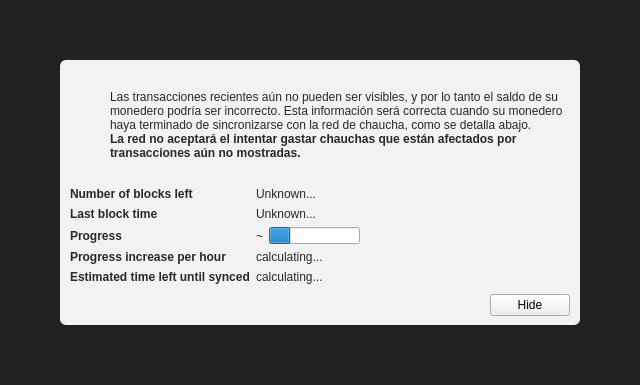
<?xml version="1.0" encoding="UTF-8"?>
<ui version="4.0">
 <class>ModalOverlay</class>
 <widget class="ModalOverlay" name="ModalOverlay">
  <property name="geometry">
   <rect>
    <x>0</x>
    <y>0</y>
    <width>640</width>
    <height>385</height>
   </rect>
  </property>
  <property name="windowTitle">
   <string>Form</string>
  </property>
  <layout class="QVBoxLayout" name="verticalLayout" stretch="0">
   <property name="sizeConstraint">
    <enum>QLayout::SetDefaultConstraint</enum>
   </property>
   <property name="leftMargin">
    <number>0</number>
   </property>
   <property name="topMargin">
    <number>0</number>
   </property>
   <property name="rightMargin">
    <number>0</number>
   </property>
   <property name="bottomMargin">
    <number>0</number>
   </property>
   <item>
    <widget class="QWidget" name="bgWidget" native="true">
     <property name="styleSheet">
      <string notr="true">#bgWidget { background: rgba(0,0,0,220); }</string>
     </property>
     <layout class="QVBoxLayout" name="verticalLayoutMain" stretch="1">
      <property name="leftMargin">
       <number>60</number>
      </property>
      <property name="topMargin">
       <number>60</number>
      </property>
      <property name="rightMargin">
       <number>60</number>
      </property>
      <property name="bottomMargin">
       <number>60</number>
      </property>
      <item>
       <widget class="QWidget" name="contentWidget" native="true">
        <property name="styleSheet">
         <string notr="true">#contentWidget { background: rgba(255,255,255,240); border-radius: 6px; }

QLabel { color: rgb(40,40,40);  }</string>
        </property>
        <layout class="QVBoxLayout" name="verticalLayoutSub" stretch="1,0,0,0">
         <property name="spacing">
          <number>0</number>
         </property>
         <property name="leftMargin">
          <number>10</number>
         </property>
         <property name="topMargin">
          <number>10</number>
         </property>
         <property name="rightMargin">
          <number>10</number>
         </property>
         <property name="bottomMargin">
          <number>10</number>
         </property>
         <item>
          <layout class="QHBoxLayout" name="horizontalLayoutIconText" stretch="0,1">
           <property name="topMargin">
            <number>20</number>
           </property>
           <item>
            <layout class="QVBoxLayout" name="verticalLayoutIcon">
             <property name="leftMargin">
              <number>0</number>
             </property>
             <item>
              <widget class="QPushButton" name="warningIcon">
               <property name="enabled">
                <bool>false</bool>
               </property>
               <property name="text">
                <string/>
               </property>
               <property name="icon">
                <iconset>
                 <normaloff>:/icons/warning</normaloff>
                 <disabledoff>:/icons/warning</disabledoff>:/icons/warning</iconset>
               </property>
               <property name="iconSize">
                <size>
                 <width>48</width>
                 <height>48</height>
                </size>
               </property>
               <property name="flat">
                <bool>true</bool>
               </property>
              </widget>
             </item>
             <item>
              <spacer name="verticalSpacerWarningIcon">
               <property name="orientation">
                <enum>Qt::Vertical</enum>
               </property>
               <property name="sizeHint" stdset="0">
                <size>
                 <width>20</width>
                 <height>40</height>
                </size>
               </property>
              </spacer>
             </item>
            </layout>
           </item>
           <item>
            <layout class="QVBoxLayout" name="verticalLayoutInfoText">
             <property name="leftMargin">
              <number>0</number>
             </property>
             <property name="topMargin">
              <number>0</number>
             </property>
             <item>
              <widget class="QLabel" name="infoText">
               <property name="text">
                <string>Las transacciones recientes aún no pueden ser visibles, y por lo tanto el saldo de su monedero podría ser incorrecto. Esta información será correcta cuando su monedero haya terminado de sincronizarse con la red de chaucha, como se detalla abajo.</string>
               </property>
               <property name="textFormat">
                <enum>Qt::RichText</enum>
               </property>
               <property name="wordWrap">
                <bool>true</bool>
               </property>
              </widget>
             </item>
             <item>
              <widget class="QLabel" name="infoTextStrong">
               <property name="font">
                <font>
                 <weight>75</weight>
                 <bold>true</bold>
                </font>
               </property>
               <property name="text">
                <string>La red no aceptará el intentar gastar chauchas que están afectados por transacciones aún no mostradas.</string>
               </property>
               <property name="textFormat">
                <enum>Qt::RichText</enum>
               </property>
               <property name="wordWrap">
                <bool>true</bool>
               </property>
              </widget>
             </item>
             <item>
              <spacer name="verticalSpacerInTextSpace">
               <property name="orientation">
                <enum>Qt::Vertical</enum>
               </property>
               <property name="sizeHint" stdset="0">
                <size>
                 <width>20</width>
                 <height>40</height>
                </size>
               </property>
              </spacer>
             </item>
            </layout>
           </item>
          </layout>
         </item>
         <item>
          <spacer name="verticalSpacerAfterText">
           <property name="orientation">
            <enum>Qt::Vertical</enum>
           </property>
           <property name="sizeHint" stdset="0">
            <size>
             <width>20</width>
             <height>40</height>
            </size>
           </property>
          </spacer>
         </item>
         <item>
          <layout class="QFormLayout" name="formLayout">
           <property name="fieldGrowthPolicy">
            <enum>QFormLayout::FieldsStayAtSizeHint</enum>
           </property>
           <property name="horizontalSpacing">
            <number>6</number>
           </property>
           <property name="verticalSpacing">
            <number>6</number>
           </property>
           <property name="topMargin">
            <number>10</number>
           </property>
           <item row="0" column="0">
            <widget class="QLabel" name="labelNumberOfBlocksLeft">
             <property name="font">
              <font>
               <weight>75</weight>
               <bold>true</bold>
              </font>
             </property>
             <property name="text">
              <string>Number of blocks left</string>
             </property>
            </widget>
           </item>
           <item row="0" column="1">
            <widget class="QLabel" name="numberOfBlocksLeft">
             <property name="text">
              <string>Unknown...</string>
             </property>
            </widget>
           </item>
           <item row="1" column="0">
            <widget class="QLabel" name="labelLastBlockTime">
             <property name="font">
              <font>
               <weight>75</weight>
               <bold>true</bold>
              </font>
             </property>
             <property name="text">
              <string>Last block time</string>
             </property>
            </widget>
           </item>
           <item row="1" column="1">
            <widget class="QLabel" name="newestBlockDate">
             <property name="sizePolicy">
              <sizepolicy hsizetype="Maximum" vsizetype="Preferred">
               <horstretch>0</horstretch>
               <verstretch>0</verstretch>
              </sizepolicy>
             </property>
             <property name="text">
              <string>Unknown...</string>
             </property>
            </widget>
           </item>
           <item row="2" column="0">
            <widget class="QLabel" name="labelSyncDone">
             <property name="font">
              <font>
               <weight>75</weight>
               <bold>true</bold>
              </font>
             </property>
             <property name="text">
              <string>Progress</string>
             </property>
            </widget>
           </item>
           <item row="2" column="1">
            <layout class="QHBoxLayout" name="horizontalLayoutSync" stretch="0,1">
             <item>
              <widget class="QLabel" name="percentageProgress">
               <property name="text">
                <string notr="true">~</string>
               </property>
              </widget>
             </item>
             <item>
              <widget class="QProgressBar" name="progressBar">
               <property name="value">
                <number>24</number>
               </property>
               <property name="format">
                <string/>
               </property>
              </widget>
             </item>
            </layout>
           </item>
           <item row="4" column="0">
            <widget class="QLabel" name="labelProgressIncrease">
             <property name="font">
              <font>
               <weight>75</weight>
               <bold>true</bold>
              </font>
             </property>
             <property name="text">
              <string>Progress increase per hour</string>
             </property>
            </widget>
           </item>
           <item row="4" column="1">
            <widget class="QLabel" name="progressIncreasePerH">
             <property name="text">
              <string>calculating...</string>
             </property>
            </widget>
           </item>
           <item row="5" column="0">
            <widget class="QLabel" name="labelEstimatedTimeLeft">
             <property name="font">
              <font>
               <weight>75</weight>
               <bold>true</bold>
              </font>
             </property>
             <property name="text">
              <string>Estimated time left until synced</string>
             </property>
            </widget>
           </item>
           <item row="5" column="1">
            <widget class="QLabel" name="expectedTimeLeft">
             <property name="text">
              <string>calculating...</string>
             </property>
            </widget>
           </item>
          </layout>
         </item>
         <item>
          <layout class="QHBoxLayout" name="horizontalLayoutButtons">
           <property name="leftMargin">
            <number>10</number>
           </property>
           <property name="topMargin">
            <number>10</number>
           </property>
           <item>
            <spacer name="horizontalSpacer">
             <property name="orientation">
              <enum>Qt::Horizontal</enum>
             </property>
             <property name="sizeHint" stdset="0">
              <size>
               <width>40</width>
               <height>20</height>
              </size>
             </property>
            </spacer>
           </item>
           <item>
            <widget class="QPushButton" name="closeButton">
             <property name="text">
              <string>Hide</string>
             </property>
            </widget>
           </item>
          </layout>
         </item>
        </layout>
       </widget>
      </item>
     </layout>
    </widget>
   </item>
  </layout>
 </widget>
 <customwidgets>
  <customwidget>
   <class>ModalOverlay</class>
   <extends>QWidget</extends>
   <header>qt/modaloverlay.h</header>
   <container>1</container>
  </customwidget>
 </customwidgets>
 <resources/>
 <connections/>
</ui>
